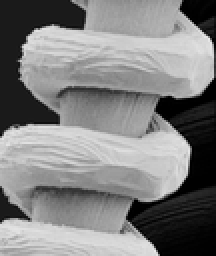
%> input picture HW3/homework_2017011507_陈昱宏/data/Fig0327(a)(tungsten_original).tif, 108 x 128 px, shrunk from 252 x 298 before the run (shown 2 times larger)
$ octave ex312_LocalEnhance.m   (GNU Octave 9; MATLAB toolbox functions it lacks are replaced by stand-ins)
%> lines starting %> are read from the running program, lines starting %| are printed output that depends on the picture; in (x1, y1, x2, y2) boxes, pixels count from 0 and x2, y2 are one past the last pixel; in counts of white or black regions, pixels touching at a corner belong together; the program's own positions count from 1
% ex312_LocalEnhance
%
% 2018.10, 解释中间步骤

close all
I = imread('..\data\Fig0327(a)(tungsten_original).tif');
%> I is the input picture: size 128x108 uint8; min 0, max 235, mean 128.2
figure(1),imshow(I),set(gcf,'name','Original');

%% Global histogram equalization
J1 = histeq(I);
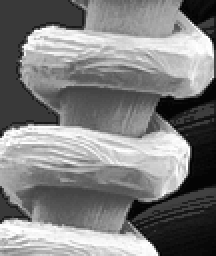
%> J1: size 128x108 uint8 (shown 2 times larger); min 4, max 255, mean 127.4
figure(2),imshow(J1),set(gcf,'name','Global histogram equalization');

%% Enhancement using local histogram statistics
I = double(I);
%> I: size 128x108 double
mean_global = mean2(I);
%> mean_global = 128.2
std_global = std2(I);
%> std_global = 74.91
fun1 = @(x) mean2(x);
mean_local = nlfilter(I,[3 3],fun1);% slow
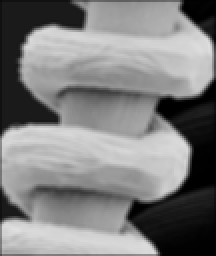
%> mean_local: size 128x108 double (shown 2 times larger); min 0, max 223.9, mean 127.3
fun2 = @(x) std2(x);
std_local = nlfilter(I,[3 3],fun2);% slow
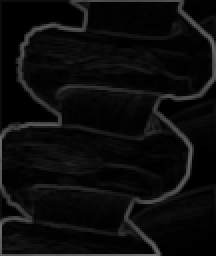
%> std_local: size 128x108 double (shown 2 times larger); min 0, max 109, mean 12.2
figure(3),imshow(uint8(mean_local)),set(gcf,'name','Local mean');
figure(4),imshow(uint8(std_local)),set(gcf,'name','Local standard deviation');
% figure(3),imshow(mean_local,[]),set(gcf,'name','Local mean');
% figure(4),imshow(std_local,[]),set(gcf,'name','Local standard deviation');

k0 = 0.4; k1 = 0.02; k2 = 0.4; E = 4; % 解释
mask = (mean_local<=k0*mean_global) & (std_local>=k1*std_global) & (std_local<=k2*std_global);
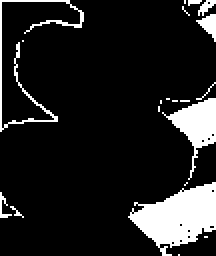
%> mask: size 128x108 logical (shown 2 times larger); 12.9% white; 20 white regions (14 under 20 px), largest, box (x1, y1, x2, y2) and area: (64, 91, 108, 128) 909, (81, 49, 108, 90) 411, (0, 0, 42, 66) 269, (98, 7, 108, 21) 70, (99, 0, 108, 8) 35, (0, 96, 6, 109) 27
J2 = I;
J2(mask) = I(mask)*E;
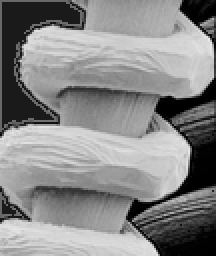
%> J2: size 128x108 double (shown 2 times larger); min 0, max 235, mean 135.2
figure(5),imshow(mask),set(gcf,'name','MASK');
figure(6),imshow(uint8(J2)),set(gcf,'name','Enhancement by local statistics');
